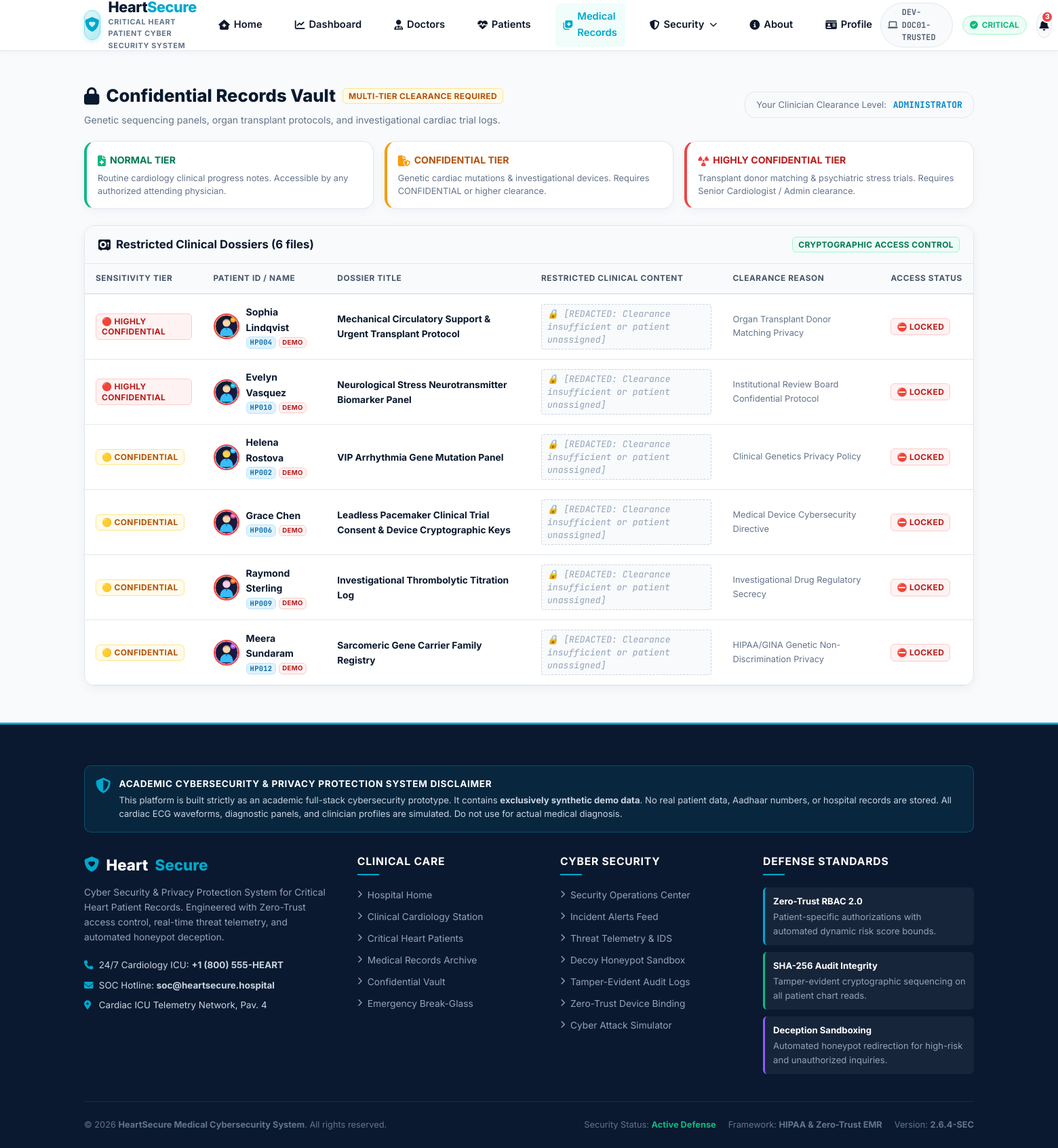
Page /confidential-records (signed in) on the committed database.
### tables this page shows
CREATE TABLE confidential_records (
    id INTEGER PRIMARY KEY AUTOINCREMENT,
    patient_id TEXT NOT NULL,
    sensitivity_level TEXT NOT NULL, -- 'CONFIDENTIAL', 'HIGHLY_CONFIDENTIAL'
    title TEXT NOT NULL,
    confidential_notes TEXT NOT NULL,
    required_permission TEXT NOT NULL, -- 'CONFIDENTIAL', 'HIGHLY_CONFIDENTIAL'
    restricted_reason TEXT NOT NULL,
    created_at TIMESTAMP DEFAULT CURRENT_TIMESTAMP,
    FOREIGN KEY(patient_id) REFERENCES patients(patient_id)
);

CREATE TABLE patients (
    id INTEGER PRIMARY KEY AUTOINCREMENT,
    patient_id TEXT UNIQUE NOT NULL, -- e.g. 'HP001', 'HP002'
    user_id TEXT DEFAULT NULL,
    name TEXT NOT NULL,
    profile_photo TEXT DEFAULT NULL,
    age INTEGER NOT NULL,
    blood_group TEXT NOT NULL,
    gender TEXT NOT NULL,
    assigned_doctor_id TEXT NOT NULL,
    heart_condition_category TEXT NOT NULL, -- 'STEMI', 'Ventricular Tachycardia', 'Heart Failure', etc.
    medical_history TEXT NOT NULL,
    ecg_report TEXT NOT NULL,
    echo_report TEXT NOT NULL,
    blood_test_report TEXT NOT NULL,
    current_prescriptions TEXT NOT NULL,
    email TEXT DEFAULT NULL,
    phone_number TEXT DEFAULT '+1 (555) 019-1001',
    emergency_contact TEXT NOT NULL,
    last_updated TIMESTAMP DEFAULT CURRENT_TIMESTAMP,
    record_sensitivity_level TEXT NOT NULL DEFAULT 'NORMAL', -- 'NORMAL', 'CONFIDENTIAL', 'HIGHLY_CONFIDENTIAL'
    vitals TEXT NOT NULL,
    status TEXT DEFAULT 'active', -- 'active', 'disabled'
    created_at TIMESTAMP DEFAULT CURRENT_TIMESTAMP,
    is_decoy INTEGER DEFAULT 0
);

### routes/doctor.py (the view)
@doctor_bp.route('/confidential-records')
def confidential_records_view():
    user = UserModel.get_by_user_id(session['user_id'])
    doc = UserModel.get_doctor_by_user_id(session['user_id'])
    doctor_id = doc['doctor_id'] if doc else 'D001'
    doc_permission = doc['permission_level'] if doc else 'NORMAL'
    all_confidential = RecordModel.get_all_confidential_records()
    annotated = []
    for r in all_confidential:
        item = dict(r)
        allowed = PatientModel.can_access_sensitivity(doc_permission, r['sensitivity_level'])
        is_assigned = PatientModel.is_assigned(doctor_id, r['patient_id']) or PatientModel.has_emergency_access(doctor_id, r['patient_id'])
        item['can_view'] = allowed and is_assigned
        annotated.append(item)
    AuditService.log(
        user_id=session['user_id'],
        role='doctor',
        action='VIEW_CONFIDENTIAL_CATALOG',
        ip_address=request.remote_addr or '127.0.0.1',
        device_status=session.get('device_status', 'TRUSTED'),
        risk_score=session.get('risk_score', 15),
        risk_level=session.get('risk_level', 'LOW'),
        result='SUCCESS',
        session_id=session.get('session_id'),
        details=f"Doctor {doctor_id} queried confidential records registry. Permission: {doc_permission}"
    )
    return render_template('confidential_records.html', records=annotated, user=user, doctor=doc)

### templates/confidential_records.html (shortened to what this page needs)
{% extends "base.html" %}
{% block content %}
<div style="margin-bottom: 24px;">
    <div style="display: flex; justify-content: space-between; align-items: center; flex-wrap: wrap; gap: 14px; margin-bottom: 20px;">
        <div>
            <div style="display: flex; align-items: center; gap: 10px;">
                <h1 style="font-size: 1.6rem; font-weight: 800; color: var(--navy-primary); display: flex; align-items: center; gap: 10px;">
                    <i class="fa-solid fa-lock" style="color: var(--navy-accent);"></i> Confidential Records Vault
                </h1>
                <span class="badge badge-medium" style="background: #fffbeb; color: #b45309; border: 1px solid #fde68a;">Multi-Tier Clearance Required</span>
            </div>
            <p style="color: var(--text-muted); font-size: 0.88rem; margin-top: 4px;">
                Genetic sequencing panels, organ transplant protocols, and investigational cardiac trial logs.
            </p>
        </div>
        <div class="card" style="padding: 8px 16px; font-size: 0.82rem; background: #f8fafc; border: 1px solid var(--border-light); box-shadow: none;">
            <span style="color: var(--text-muted);">Your Clinician Clearance Level: </span>
            <strong style="color: #0284c7; font-family: var(--font-mono); margin-left: 6px;">
                {{ doctor.permission_level if doctor else 'ADMINISTRATOR' }}
            </strong>
        </div>
    </div>
    <div class="grid-3" style="margin-bottom: 24px; gap: 16px;">
        <div class="card" style="border-left: 4px solid #10b981; padding: 16px; box-shadow: 0 4px 15px rgba(15, 23, 42, 0.04);">
            <div style="display: flex; align-items: center; gap: 6px; margin-bottom: 6px;">
                <i class="fa-solid fa-file-medical" style="color: #10b981;"></i>
                <strong style="color: #047857; font-size: 0.88rem;">NORMAL TIER</strong>
            </div>
            <p style="font-size: 0.8rem; color: var(--text-muted); margin: 0; line-height: 1.45;">
                Routine cardiology clinical progress notes. Accessible by any authorized attending physician.
            </p>
        </div>
        <div class="card" style="border-left: 4px solid #f59e0b; padding: 16px; box-shadow: 0 4px 15px rgba(15, 23, 42, 0.04);">
            <div style="display: flex; align-items: center; gap: 6px; margin-bottom: 6px;">
                <i class="fa-solid fa-file-shield" style="color: #f59e0b;"></i>
                <strong style="color: #b45309; font-size: 0.88rem;">CONFIDENTIAL TIER</strong>
            </div>
            <p style="font-size: 0.8rem; color: var(--text-muted); margin: 0; line-height: 1.45;">
                Genetic cardiac mutations &amp; investigational devices. Requires CONFIDENTIAL or higher clearance.
            </p>
        </div>
        <div class="card" style="border-left: 4px solid #ef4444; padding: 16px; box-shadow: 0 4px 15px rgba(15, 23, 42, 0.04);">
            <div style="display: flex; align-items: center; gap: 6px; margin-bottom: 6px;">
                <i class="fa-solid fa-radiation" style="color: #ef4444;"></i>
                <strong style="color: #b91c1c; font-size: 0.88rem;">HIGHLY CONFIDENTIAL TIER</strong>
            </div>
            <p style="font-size: 0.8rem; color: var(--text-muted); margin: 0; line-height: 1.45;">
                Transplant donor matching &amp; psychiatric stress trials. Requires Senior Cardiologist / Admin clearance.
            </p>
        </div>
    </div>
    <div class="card" style="box-shadow: 0 4px 15px rgba(15, 23, 42, 0.05); border: 1px solid var(--border-light);">
        <div class="card-header" style="background: #f8fafc; border-bottom: 1px solid var(--border-light); padding: 14px 20px; display: flex; justify-content: space-between; align-items: center;">
            <div style="display: flex; align-items: center; gap: 8px;">
                <i class="fa-solid fa-vault" style="color: var(--navy-accent);"></i>
                <span class="card-title" style="font-size: 1.05rem; font-weight: 700; color: var(--navy-primary);">Restricted Clinical Dossiers ({{ records|length }} files)</span>
            </div>
            <span class="badge badge-low" style="background: #ecfdf5; color: #047857; border: 1px solid #a7f3d0;">Cryptographic Access Control</span>
        </div>
        <div class="table-container">
            <table class="data-table">
                <thead>
                    <tr>
                        <th>Sensitivity Tier</th>
                        <th>Patient ID / Name</th>
                        <th>Dossier Title</th>
                        <th>Restricted Clinical Content</th>
                        <th>Clearance Reason</th>
                        <th>Access Status</th>
                    </tr>
                </thead>
                <tbody>
                    {% for r in records %}
                    <tr>
                        <td>
                            {% if r.sensitivity_level == 'HIGHLY_CONFIDENTIAL' %}
                                <span class="badge badge-critical" style="font-weight: 700;">🔴 HIGHLY CONFIDENTIAL</span>
                            {% else %}
                                <span class="badge badge-medium" style="font-weight: 700;">🟡 CONFIDENTIAL</span>
                            {% endif %}
                        </td>
                        <td>
                            <div style="display: flex; align-items: center; gap: 10px;">
                                <img src="{{ patient_photo(r.patient_photo, False) }}" alt="{{ r.patient_name }}" style="width: 38px; height: 38px; border-radius: 50%; object-fit: cover; border: 2px solid #ef4444; flex-shrink: 0;">
                                <div>
                                    <strong style="color: var(--navy-primary); font-size: 0.88rem;">{{ r.patient_name }}</strong>
                                    <div style="display: flex; align-items: center; gap: 4px; margin-top: 2px;">
                                        <span class="badge" style="background: #e0f2fe; color: #0369a1; border: 1px solid #bae6fd; font-size: 0.65rem; padding: 1px 5px; font-family: var(--font-mono); font-weight: 700;">
                                            {{ r.patient_id }}
                                        </span>
                                        <span class="badge" style="font-size: 0.6rem; padding: 1px 4px; background: #fef2f2; color: #b91c1c; border: 1px solid #fecaca; font-weight: 700;">DEMO</span>
                                    </div>
                                </div>
                            </div>
                        </td>
                        <td style="font-weight: 700; font-size: 0.86rem; color: var(--navy-primary);">
                            {{ r.title }}
                        </td>
                        <td style="font-size: 0.82rem; max-width: 340px; line-height: 1.45;">
                            {% if r.can_view %}
                                <span style="color: var(--navy-primary);">{{ r.confidential_notes }}</span>
                            {% else %}
                                <span style="color: #94a3b8; font-family: var(--font-mono); font-style: italic; background: #f8fafc; padding: 4px 8px; border-radius: 4px; border: 1px dashed #cbd5e1; display: inline-block;">
                                    🔒 [REDACTED: Clearance insufficient or patient unassigned]
                                </span>
                            {% endif %}
                        </td>
                        <td style="font-size: 0.8rem; color: var(--text-muted);">
                            {{ r.restricted_reason }}
                        </td>
                        <td>
                            {% if r.can_view %}
                                <a href="{{ url_for('patients.patient_detail', patient_id=r.patient_id) }}" class="btn btn-primary btn-sm" style="font-size: 0.78rem; padding: 5px 10px; display: inline-flex; align-items: center; gap: 4px;">
                                    Open Chart <i class="fa-solid fa-arrow-right" style="font-size: 0.7rem;"></i>
                                </a>
                            {% else %}
                                <span class="badge badge-critical" title="Insufficient clearance" style="font-weight: 700; padding: 4px 8px;">
                                    ⛔ LOCKED
                                </span>
                            {% endif %}
                        </td>
                    </tr>
                    {% endfor %}
                </tbody>
            </table>
        </div>
    </div>
</div>
{% endblock %}

### rows in the picture
confidential_records: shows "🔴 HIGHLY CONFIDENTIAL", profile_photo (picture), patient_name "Sophia Lindqvist", patient_id "HP004", title "Mechanical Circulatory Support & Urgent Transplant Protocol", restricted_reason "Organ Transplant Donor Matching Privacy"
confidential_records: shows "🔴 HIGHLY CONFIDENTIAL", profile_photo (picture), patient_name "Evelyn Vasquez", patient_id "HP010", title "Neurological Stress Neurotransmitter Biomarker Panel", restricted_reason "Institutional Review Board Confidential Protocol"
confidential_records: sensitivity_level "🟡 CONFIDENTIAL", profile_photo (picture), patient_name "Helena Rostova", patient_id "HP002", title "VIP Arrhythmia Gene Mutation Panel", restricted_reason "Clinical Genetics Privacy Policy"
confidential_records: sensitivity_level "🟡 CONFIDENTIAL", profile_photo (picture), patient_name "Grace Chen", patient_id "HP006", title "Leadless Pacemaker Clinical Trial Consent & Device Cryptographic Keys", restricted_reason "Medical Device Cybersecurity Directive"
confidential_records: sensitivity_level "🟡 CONFIDENTIAL", profile_photo (picture), patient_name "Raymond Sterling", patient_id "HP009", title "Investigational Thrombolytic Titration Log", restricted_reason "Investigational Drug Regulatory Secrecy"
confidential_records: sensitivity_level "🟡 CONFIDENTIAL", profile_photo (picture), patient_name "Meera Sundaram", patient_id "HP012", title "Sarcomeric Gene Carrier Family Registry", restricted_reason "HIPAA/GINA Genetic Non-Discrimination Privacy"

### other values in the picture
{{ session_device_id }} "DEV-DOC01-TRUSTED"
{{ system_threat_level }} "CRITICAL"
{{ doctor.permission_level if doctor else 'ADMINISTRATOR' }} "ADMINISTRATOR"
{{ records|length }} "6"
